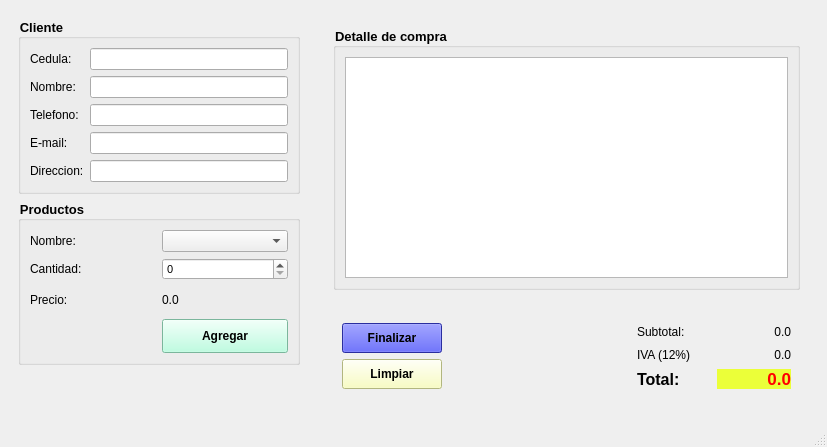
<?xml version="1.0" encoding="UTF-8"?>
<ui version="4.0">
 <class>Tienda</class>
 <widget class="QMainWindow" name="Tienda">
  <property name="geometry">
   <rect>
    <x>0</x>
    <y>0</y>
    <width>827</width>
    <height>447</height>
   </rect>
  </property>
  <property name="windowTitle">
   <string>Tienda</string>
  </property>
  <widget class="QWidget" name="centralwidget">
   <property name="maximumSize">
    <size>
     <width>1000000</width>
     <height>16777215</height>
    </size>
   </property>
   <layout class="QHBoxLayout" name="horizontalLayout_2">
    <item>
     <layout class="QVBoxLayout" name="verticalLayout">
      <item>
       <widget class="QWidget" name="widget" native="true">
        <property name="sizePolicy">
         <sizepolicy hsizetype="Fixed" vsizetype="Fixed">
          <horstretch>0</horstretch>
          <verstretch>4</verstretch>
         </sizepolicy>
        </property>
        <property name="minimumSize">
         <size>
          <width>300</width>
          <height>300</height>
         </size>
        </property>
        <property name="maximumSize">
         <size>
          <width>350</width>
          <height>450</height>
         </size>
        </property>
        <layout class="QVBoxLayout" name="verticalLayout_5">
         <item>
          <widget class="QGroupBox" name="groupBox">
           <property name="sizePolicy">
            <sizepolicy hsizetype="Preferred" vsizetype="Fixed">
             <horstretch>0</horstretch>
             <verstretch>0</verstretch>
            </sizepolicy>
           </property>
           <property name="minimumSize">
            <size>
             <width>0</width>
             <height>0</height>
            </size>
           </property>
           <property name="maximumSize">
            <size>
             <width>315</width>
             <height>16777215</height>
            </size>
           </property>
           <property name="font">
            <font>
             <pointsize>10</pointsize>
             <weight>75</weight>
             <bold>true</bold>
            </font>
           </property>
           <property name="autoFillBackground">
            <bool>false</bool>
           </property>
           <property name="styleSheet">
            <string notr="true">color: rgb(0, 0, 0);</string>
           </property>
           <property name="title">
            <string>Cliente</string>
           </property>
           <layout class="QGridLayout" name="gridLayout">
            <item row="3" column="0">
             <widget class="QLabel" name="label_4">
              <property name="font">
               <font>
                <pointsize>9</pointsize>
               </font>
              </property>
              <property name="text">
               <string>E-mail:</string>
              </property>
             </widget>
            </item>
            <item row="3" column="1">
             <widget class="QLineEdit" name="inEmail"/>
            </item>
            <item row="0" column="0">
             <widget class="QLabel" name="label">
              <property name="font">
               <font>
                <pointsize>9</pointsize>
               </font>
              </property>
              <property name="text">
               <string>Cedula:</string>
              </property>
             </widget>
            </item>
            <item row="1" column="1">
             <widget class="QLineEdit" name="inNombre"/>
            </item>
            <item row="0" column="1">
             <widget class="QLineEdit" name="inCedula">
              <property name="inputMethodHints">
               <set>Qt::ImhNone</set>
              </property>
             </widget>
            </item>
            <item row="1" column="0">
             <widget class="QLabel" name="label_2">
              <property name="font">
               <font>
                <pointsize>9</pointsize>
               </font>
              </property>
              <property name="text">
               <string>Nombre:</string>
              </property>
             </widget>
            </item>
            <item row="2" column="0">
             <widget class="QLabel" name="label_3">
              <property name="font">
               <font>
                <pointsize>9</pointsize>
               </font>
              </property>
              <property name="text">
               <string>Telefono:</string>
              </property>
             </widget>
            </item>
            <item row="4" column="0">
             <widget class="QLabel" name="label_5">
              <property name="font">
               <font>
                <pointsize>9</pointsize>
               </font>
              </property>
              <property name="text">
               <string>Direccion:</string>
              </property>
             </widget>
            </item>
            <item row="2" column="1">
             <widget class="QLineEdit" name="inTelefono"/>
            </item>
            <item row="4" column="1">
             <widget class="QLineEdit" name="inDireccion"/>
            </item>
           </layout>
          </widget>
         </item>
         <item>
          <widget class="QGroupBox" name="groupBox_2">
           <property name="sizePolicy">
            <sizepolicy hsizetype="Preferred" vsizetype="Fixed">
             <horstretch>0</horstretch>
             <verstretch>0</verstretch>
            </sizepolicy>
           </property>
           <property name="minimumSize">
            <size>
             <width>0</width>
             <height>165</height>
            </size>
           </property>
           <property name="maximumSize">
            <size>
             <width>315</width>
             <height>16777215</height>
            </size>
           </property>
           <property name="font">
            <font>
             <pointsize>10</pointsize>
             <weight>75</weight>
             <bold>true</bold>
            </font>
           </property>
           <property name="styleSheet">
            <string notr="true">color: rgb(0, 0, 0);</string>
           </property>
           <property name="title">
            <string>Productos</string>
           </property>
           <layout class="QGridLayout" name="gridLayout_2">
            <item row="0" column="0">
             <widget class="QLabel" name="label_6">
              <property name="font">
               <font>
                <pointsize>9</pointsize>
               </font>
              </property>
              <property name="text">
               <string>Nombre:</string>
              </property>
             </widget>
            </item>
            <item row="0" column="1">
             <widget class="QComboBox" name="inProducto"/>
            </item>
            <item row="1" column="0">
             <widget class="QLabel" name="label_7">
              <property name="font">
               <font>
                <pointsize>9</pointsize>
               </font>
              </property>
              <property name="text">
               <string>Cantidad:</string>
              </property>
             </widget>
            </item>
            <item row="1" column="1">
             <widget class="QSpinBox" name="inCantidad">
              <property name="font">
               <font>
                <pointsize>8</pointsize>
               </font>
              </property>
             </widget>
            </item>
            <item row="2" column="0">
             <widget class="QLabel" name="label_8">
              <property name="font">
               <font>
                <pointsize>9</pointsize>
               </font>
              </property>
              <property name="text">
               <string>Precio:</string>
              </property>
             </widget>
            </item>
            <item row="2" column="1">
             <widget class="QLabel" name="outPrecio">
              <property name="font">
               <font>
                <pointsize>9</pointsize>
               </font>
              </property>
              <property name="text">
               <string>0.0</string>
              </property>
             </widget>
            </item>
            <item row="3" column="1">
             <widget class="QPushButton" name="btnAgregar">
              <property name="sizePolicy">
               <sizepolicy hsizetype="Preferred" vsizetype="Fixed">
                <horstretch>0</horstretch>
                <verstretch>0</verstretch>
               </sizepolicy>
              </property>
              <property name="minimumSize">
               <size>
                <width>0</width>
                <height>34</height>
               </size>
              </property>
              <property name="font">
               <font>
                <pointsize>9</pointsize>
                <weight>75</weight>
                <bold>true</bold>
               </font>
              </property>
              <property name="layoutDirection">
               <enum>Qt::LeftToRight</enum>
              </property>
              <property name="styleSheet">
               <string notr="true">background-color: rgb(172, 255, 218);
border-color: transparent;
</string>
              </property>
              <property name="text">
               <string>Agregar</string>
              </property>
              <property name="icon">
               <iconset resource="recursos.qrc">
                <normaloff>:/img/icon-Agregar.png</normaloff>:/img/icon-Agregar.png</iconset>
              </property>
             </widget>
            </item>
           </layout>
          </widget>
         </item>
        </layout>
       </widget>
      </item>
      <item>
       <widget class="QWidget" name="widget_6" native="true">
        <layout class="QVBoxLayout" name="verticalLayout_6">
         <item>
          <spacer name="verticalSpacer">
           <property name="orientation">
            <enum>Qt::Vertical</enum>
           </property>
           <property name="sizeHint" stdset="0">
            <size>
             <width>19</width>
             <height>18</height>
            </size>
           </property>
          </spacer>
         </item>
        </layout>
       </widget>
      </item>
     </layout>
    </item>
    <item>
     <widget class="QWidget" name="widget_2" native="true">
      <layout class="QVBoxLayout" name="verticalLayout_2">
       <item>
        <widget class="QWidget" name="widget_5" native="true">
         <layout class="QVBoxLayout" name="verticalLayout_4">
          <item>
           <widget class="QGroupBox" name="groupBox_3">
            <property name="font">
             <font>
              <pointsize>10</pointsize>
              <weight>75</weight>
              <bold>true</bold>
             </font>
            </property>
            <property name="styleSheet">
             <string notr="true">color: rgb(0, 0, 0);</string>
            </property>
            <property name="title">
             <string>Detalle de compra</string>
            </property>
            <layout class="QVBoxLayout" name="verticalLayout_3">
             <item>
              <widget class="QTableWidget" name="tableWidget">
               <property name="maximumSize">
                <size>
                 <width>16777215</width>
                 <height>300</height>
                </size>
               </property>
               <property name="alternatingRowColors">
                <bool>false</bool>
               </property>
               <property name="rowCount">
                <number>0</number>
               </property>
              </widget>
             </item>
            </layout>
           </widget>
          </item>
         </layout>
        </widget>
       </item>
       <item>
        <widget class="QWidget" name="widget_4" native="true">
         <layout class="QHBoxLayout" name="horizontalLayout">
          <item>
           <widget class="QWidget" name="widget_7" native="true">
            <layout class="QVBoxLayout" name="verticalLayout_7">
             <item>
              <widget class="QPushButton" name="pushButton">
               <property name="minimumSize">
                <size>
                 <width>100</width>
                 <height>30</height>
                </size>
               </property>
               <property name="font">
                <font>
                 <pointsize>9</pointsize>
                 <weight>75</weight>
                 <bold>true</bold>
                </font>
               </property>
               <property name="styleSheet">
                <string notr="true">color: rgb(0, 0, 0);
background-color: rgb(59, 64, 223);</string>
               </property>
               <property name="text">
                <string>Finalizar</string>
               </property>
               <property name="icon">
                <iconset resource="recursos.qrc">
                 <normaloff>:/img/icon-Finalizar.png</normaloff>:/img/icon-Finalizar.png</iconset>
               </property>
              </widget>
             </item>
             <item>
              <widget class="QPushButton" name="btnLimpiar">
               <property name="minimumSize">
                <size>
                 <width>100</width>
                 <height>30</height>
                </size>
               </property>
               <property name="font">
                <font>
                 <pointsize>9</pointsize>
                 <weight>75</weight>
                 <bold>true</bold>
                </font>
               </property>
               <property name="styleSheet">
                <string notr="true">color: rgb(0, 0, 0);
background-color: rgb(249, 255, 178);</string>
               </property>
               <property name="text">
                <string>Limpiar</string>
               </property>
               <property name="icon">
                <iconset resource="recursos.qrc">
                 <normaloff>:/img/icon-Limpiar.png</normaloff>:/img/icon-Limpiar.png</iconset>
               </property>
              </widget>
             </item>
            </layout>
           </widget>
          </item>
          <item>
           <spacer name="horizontalSpacer">
            <property name="orientation">
             <enum>Qt::Horizontal</enum>
            </property>
            <property name="sizeHint" stdset="0">
             <size>
              <width>226</width>
              <height>20</height>
             </size>
            </property>
           </spacer>
          </item>
          <item>
           <widget class="QWidget" name="widget_3" native="true">
            <property name="minimumSize">
             <size>
              <width>172</width>
              <height>2</height>
             </size>
            </property>
            <layout class="QGridLayout" name="gridLayout_3">
             <item row="0" column="0">
              <widget class="QLabel" name="label_10">
               <property name="font">
                <font>
                 <pointsize>9</pointsize>
                </font>
               </property>
               <property name="styleSheet">
                <string notr="true">color: rgb(0, 0, 0);</string>
               </property>
               <property name="text">
                <string>Subtotal:</string>
               </property>
              </widget>
             </item>
             <item row="0" column="1">
              <widget class="QLabel" name="outSubTotal">
               <property name="font">
                <font>
                 <pointsize>9</pointsize>
                </font>
               </property>
               <property name="styleSheet">
                <string notr="true">color: rgb(0, 0, 0);</string>
               </property>
               <property name="text">
                <string>0.0</string>
               </property>
               <property name="alignment">
                <set>Qt::AlignRight|Qt::AlignTrailing|Qt::AlignVCenter</set>
               </property>
              </widget>
             </item>
             <item row="1" column="0">
              <widget class="QLabel" name="label_11">
               <property name="font">
                <font>
                 <pointsize>9</pointsize>
                </font>
               </property>
               <property name="styleSheet">
                <string notr="true">color: rgb(0, 0, 0);</string>
               </property>
               <property name="text">
                <string>IVA (12%)</string>
               </property>
              </widget>
             </item>
             <item row="1" column="1">
              <widget class="QLabel" name="outIVA">
               <property name="font">
                <font>
                 <pointsize>9</pointsize>
                </font>
               </property>
               <property name="styleSheet">
                <string notr="true">color: rgb(0, 0, 0);</string>
               </property>
               <property name="text">
                <string>0.0</string>
               </property>
               <property name="alignment">
                <set>Qt::AlignRight|Qt::AlignTrailing|Qt::AlignVCenter</set>
               </property>
              </widget>
             </item>
             <item row="2" column="0">
              <widget class="QLabel" name="label_12">
               <property name="font">
                <font>
                 <pointsize>12</pointsize>
                 <weight>75</weight>
                 <bold>true</bold>
                </font>
               </property>
               <property name="styleSheet">
                <string notr="true">color: rgb(0, 0, 0);</string>
               </property>
               <property name="text">
                <string>Total:</string>
               </property>
              </widget>
             </item>
             <item row="2" column="1">
              <widget class="QLabel" name="outTotal">
               <property name="font">
                <font>
                 <pointsize>13</pointsize>
                 <weight>75</weight>
                 <bold>true</bold>
                </font>
               </property>
               <property name="styleSheet">
                <string notr="true">background-color: rgb(235, 255, 57);
color: rgb(255, 0, 0);
</string>
               </property>
               <property name="text">
                <string>0.0</string>
               </property>
               <property name="alignment">
                <set>Qt::AlignRight|Qt::AlignTrailing|Qt::AlignVCenter</set>
               </property>
              </widget>
             </item>
            </layout>
           </widget>
          </item>
         </layout>
        </widget>
       </item>
      </layout>
     </widget>
    </item>
   </layout>
  </widget>
  <widget class="QMenuBar" name="menubar">
   <property name="geometry">
    <rect>
     <x>0</x>
     <y>0</y>
     <width>827</width>
     <height>20</height>
    </rect>
   </property>
  </widget>
  <widget class="QStatusBar" name="statusbar"/>
 </widget>
 <resources>
  <include location="recursos.qrc"/>
 </resources>
 <connections/>
</ui>
